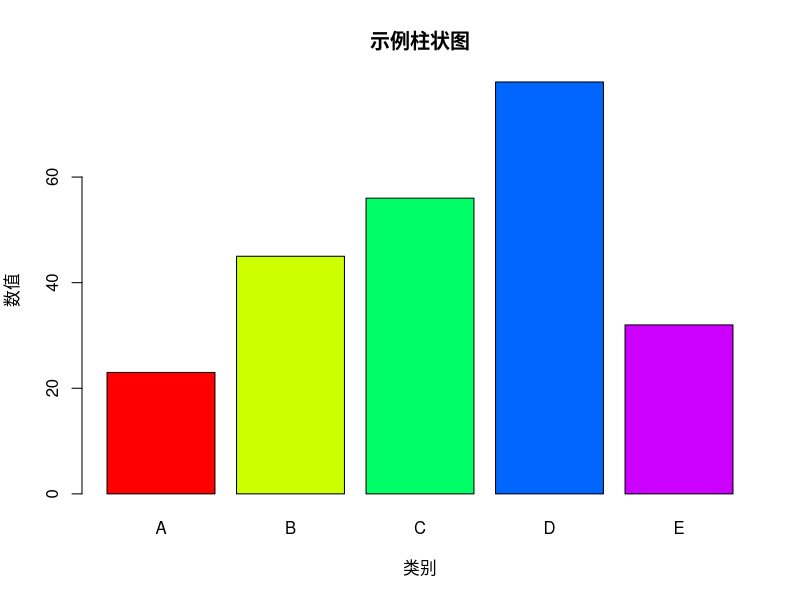

This chart was generated by the following R code:

# 示例数据
categories <- c("A", "B", "C", "D", "E")
values <- c(23, 45, 56, 78, 32)

# 绘制柱状图
barplot(values, 
        names.arg = categories,
        main = "示例柱状图",
        xlab = "类别",
        ylab = "数值",
        col = rainbow(length(categories)),
        border = "black")
